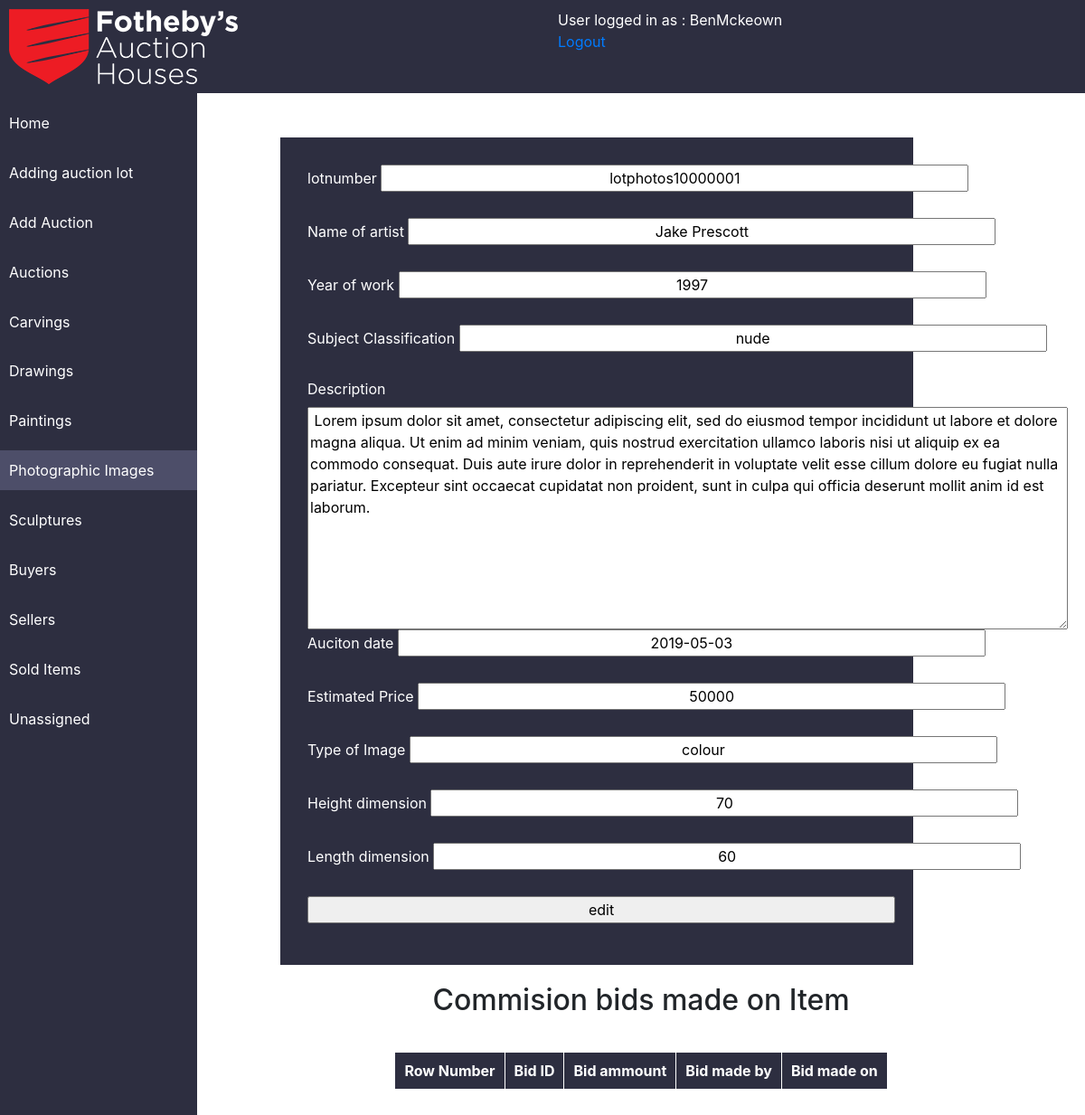
The app's page /default/public/admin/viewphotos.php?id=10000001 (signed in) with its own data.
### tables this page shows
CREATE TABLE `Photographic_Images` (
  `idPhotographic_Images` int(11) NOT NULL AUTO_INCREMENT,
  `lotnumber` varchar(45) NOT NULL DEFAULT 'lotphotos',
  `name_of_artist` varchar(45) DEFAULT NULL,
  `year_work_produced` varchar(45) DEFAULT NULL,
  `subject_classification` varchar(45) DEFAULT NULL,
  `description` varchar(500) DEFAULT NULL,
  `auction_date` varchar(45) DEFAULT NULL,
  `estimated_price` varchar(45) DEFAULT NULL,
  `type_of_image` varchar(45) DEFAULT NULL,
  `height_dimension` varchar(45) DEFAULT NULL,
  `length_dimension` varchar(45) DEFAULT NULL,
  `Auction` varchar(45) DEFAULT NULL,
  `status` varchar(45) DEFAULT NULL,
  `category` varchar(45) DEFAULT NULL,
  `sold_for` varchar(45) DEFAULT NULL,
  `commision_price` varchar(45) DEFAULT NULL,
  PRIMARY KEY (`idPhotographic_Images`,`lotnumber`)
);

### default/public/admin/viewphotos.php (the view, shortened to what this page needs)
<?php
if (isset($_SESSION['loggedin']) && $_SESSION['loggedin'] == true){
require '../headers/header.php';
   $sculpture= $pdo->query('SELECT * FROM Photographic_Images WHERE idPhotographic_Images= '. $_GET['id'])->fetch()  ;
?>
<div class="con">
<div class="formadd">
<form action="" method="POST" >
          <label>lotnumber</label>
          <input  type="text" name="lotnumber" value="<?php echo $sculpture['lotnumber'].$sculpture['idPhotographic_Images']; ?>" /><br /><br />
          <label>Name of artist</label>
          <input  type="text" name="name_of_artist" value="<?php echo $sculpture['name_of_artist']; ?>" /><br /><br />
          <label>Year of work</label>
          <input  type="text" name="year_of_work" value="<?php echo $sculpture['year_work_produced']; ?>" /><br /><br />
          <label>Subject Classification</label>
          <input  type="text" name="subject_classification" value="<?php echo $sculpture['subject_classification']; ?>" /><br /><br />
          <label>Description</label>
          <textarea rows="10" cols="80" readonly name="description"> <?php echo $sculpture['description']; ?></textarea>
          <label>Auciton date</label>
          <input  type="text" name="auction_date" value="<?php echo $sculpture['auction_date']; ?>" /><br /><br />
          <label>Estimated Price</label>
          <input  type="text" name="estimated_price" value="<?php echo $sculpture['estimated_price']; ?>" /><br /><br />
          <label>Type of Image</label>
          <input  type="text" name="type_of_image" value="<?php echo $sculpture['type_of_image']; ?>" /><br /><br />
          <label>Height dimension</label>
          <input  type="text" name="height" value="<?php echo $sculpture['height_dimension']; ?>" /><br /><br />
          <label>Length dimension</label>
          <input  type="text" name="length" value="<?php echo $sculpture['length_dimension']; ?>" /><br /><br />
      <input type="submit" name="submit" value="edit" />
        </form>
      </div>
      </div>
                <h2>Commision bids made on Item</h2>
          <div class="tableview">
          <table>
            <th>
              Row Number
            </th>
            <th>
              Bid ID
            </th>
            <th>
              Bid ammount
            </th>
            <th>
              Bid made by
            </th>
            <th>
              Bid made on
            </th>
          <?php
          echo '</table>';
          echo '</div>';
          ?>
        <?php
      }
      else{
        header('location:../login.php');
      }
        ?>

### default/public/style.css (style rules this page uses)
html,body { height:100%; margin:0; }
body { width: 100%; height: 100%; }
.formadd { background-color: #2d2e40; color: white; width: 700px; padding: 30px; display: flex; margin-right: 10%; }
.formadd input { width: 650px; justify-content: center; text-align: center; }
.tableview2 table,th,td { color:white; border: 1px solid white; }
.tableview { width: 100%; padding: 30px; display: flex; justify-content: center; }
.tableview table,th,td { color:white; border: 1px solid white; }
.tableview th { background-color: #2d2e40; padding:10px; }
.con { display: flex; justify-content: center; align-items: center; margin-top: 5%; }
h2 { margin-top: 2%; text-align: center; }

### records on screen
photographic_images: lotnumber "lotphotos10000001", name_of_artist "Jake Prescott", year_of_work "1997", subject_classification "nude", description "Lorem ipsum dolor sit amet, consectetur adipiscing elit, sed do eiusmod tempor incididunt ut labore et dolore magna aliqua. Ut enim ad minim veniam, quis nostrud exercitation ullamco laboris nisi ut aliquip ex ea commodo consequat. Duis aute irure dolor in reprehenderit in voluptate velit esse cillum dolore eu fugiat nulla pariatur. Excepteur sint occaecat cupidatat non proident, sunt in culpa qui officia deserunt mollit anim id est laborum.", auction_date "2019-05-03", estimated_price "50000", type_of_image "colour", height "70", length "60"

### other values on screen
$_SESSION['username'] "BenMckeown"
